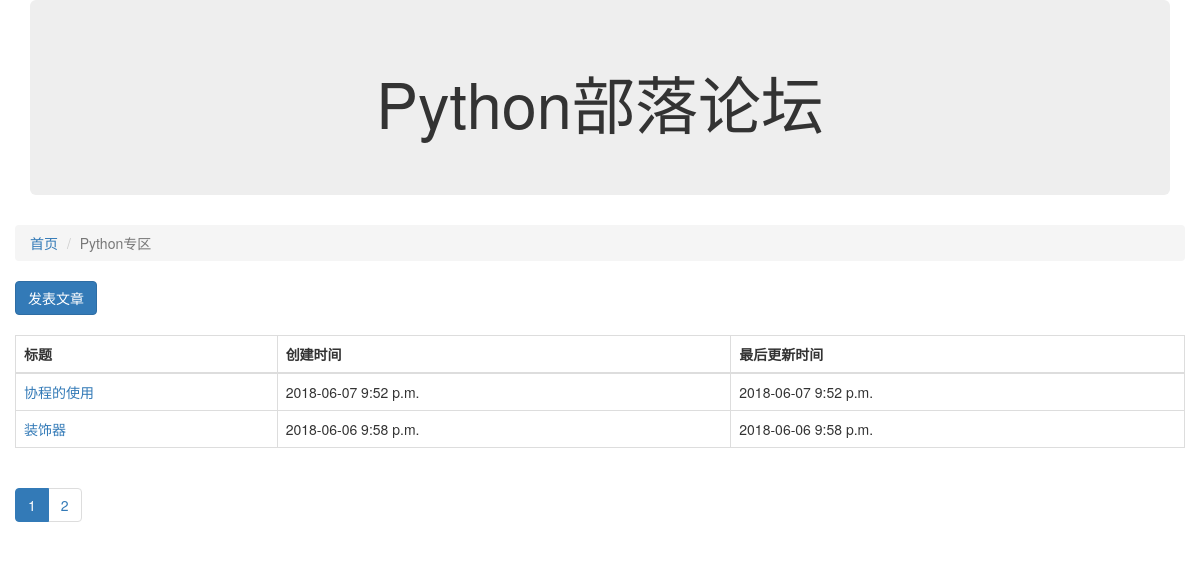
The app's page /article/list/2 with its own data.
### block/models.py (models this page shows, shortened)
class Block(models.Model):
    name = models.CharField('板块名称', max_length=16)
    desc = models.CharField('板块描述', max_length=36)
    manager = models.CharField('板块管理员', max_length=12)
    status = models.IntegerField('状态', choices=((0, '正常'), (-1, '不正常')), default=0)
    class Meta:
        verbose_name = '板块'
        verbose_name_plural = '板块'

### article/models.py (models this page shows, shortened)
class Article(models.Model):
    owner = models.ForeignKey(User, verbose_name='作者')
    block = models.ForeignKey(Block, verbose_name='板块ID')
    title = models.CharField('文章标题', max_length=100)
    content = models.TextField('文章内容', max_length=10000)
    status = models.IntegerField('状态', choices=((0, '正常'), (-1, '删除')), default=0)
    create_timestamp = models.DateTimeField('创建时间', auto_now_add=True)   # 只在创建时记录一次时间
    last_update_timestamp = models.DateTimeField('最后更新时间', auto_now=True)  # 每次更新都记录时间
    class Meta:
        verbose_name = '文章'
        verbose_name_plural = '文章'

### article/views.py (the view)
# urls.py: url(r'^list/(?P<block_id>\d+)', article_list, name='article_list'),
def article_list(request, block_id):
    block_id = int(block_id)
    block = Block.objects.get(id=block_id)
    all_articles = Article.objects.filter(block=block, status=0).order_by('-id')
    page_no = int(request.GET.get('page_no', 1))  # 当前页码
    articles, pagination_data = paginate_queryset(all_articles, page_no)
    return render(request, 'article_list.html', {'articles': articles, 'b': block, 'pagination_data': pagination_data})

### article/templates/article_list.html
{% extends "base.html" %}
{% block content %}
  <ol class="breadcrumb">
    <li><a href="/">首页</a></li>
    <li class="active">{{ b.name }}</li>
  </ol>
  <a href="{% url 'create_article' b.id %}" class="btn btn-primary">发表文章</a>
  <br/>
  <br/>
  <table class="table table-bordered">
    <thead>
    <tr>
      <th>标题</th>
      <th>创建时间</th>
      <th>最后更新时间</th>
    </tr>
    </thead>
    <tbody>
    {% for article in articles %}
      <tr>
        <td><a href="{% url 'article_detail' article.id %} ">{{ article.title }}</a></td>
        <td>{{ article.create_timestamp|date:"Y-m-d P" }}</td>
        <td>{{ article.last_update_timestamp|date:"Y-m-d P" }}</td>
      </tr>
    {% endfor %}
    </tbody>
  </table>
  {% include 'component/paginator.html' %}
{% endblock %}

### records on screen
Block: name "Python专区"
Article: title "协程的使用", create_timestamp "2018-06-07 9:52 p.m.", last_update_timestamp "2018-06-07 9:52 p.m."
Article: title "装饰器", create_timestamp "2018-06-06 9:58 p.m.", last_update_timestamp "2018-06-06 9:58 p.m."

### other values on screen
{{ lnk }} "1"
{{ lnk }} "2"
